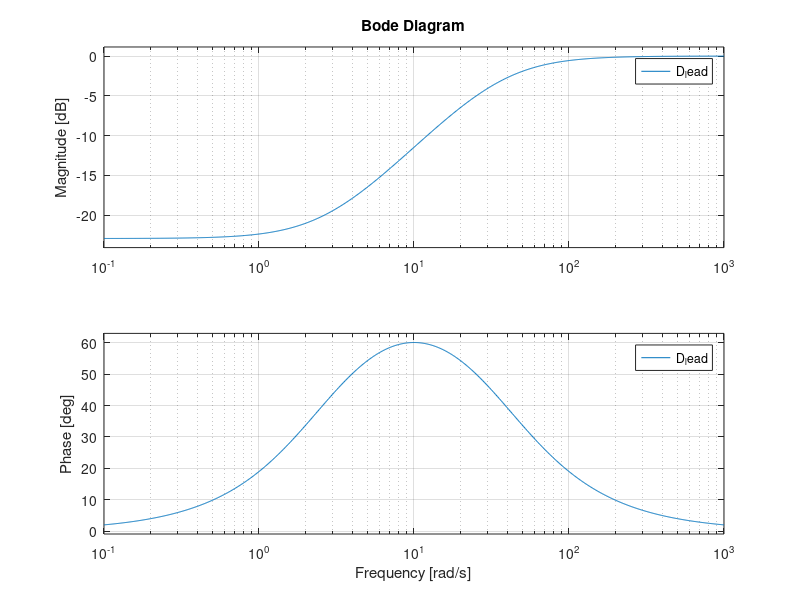

Here is the MATLAB script that generated this plot: (Note: this script raises an error after producing the figure.)

clc; clear all; 
%% Problem 1
D_lead= tf([1 2.673], [1 37.417]);
bode( D_lead); 
[mag, phase]=bode(D_lead,10); 
verfiy if the phase is at 5 degrees 
disp(phase); 
bode( D_lead)
grid on; 

%% Problem 2
%2a)
 D_lag= tf([1 0.8838],[1 0.008838]);
 [mag, phase]=bode(D_lag,10); 
 %verfiy if the phase is at 5 degrees 
 disp(phase); 
 figure(1)
 bode( D_lag)
 grid on; 

%2b)
D_double_lag = (tf([1 0.4851], [1  0.04851]))^2;
[mag, phase]=bode(D_double_lag,10); 
%verfiy if the phase is at 5 degrees 
disp(phase);

% Plot Bode Diagrams
 figure(2);
 bode(D_lag, 'b-', D_double_lag, 'r--');
 grid on;
 legend('D_{lag} ', 'D_{double-lag} ', 'Location', 'best');

%% Problem 3
% 3a)
 F1=RR_LPF_butterworth(4,299.5), close all, 
 figure(1);
 RR_bode(F1);
 grid on; 

%3b) 
 F2=RR_LPF_inv_chebyshev(4,0.001,986), close all, 
RR_bode(F2)
figure(3);

% Butterworth Plot 
g1.ls = 'b-';
RR_bode(F1, g1);
hold on;
% Inverse Chebyshev 
g2.ls = 'r--';
RR_bode(F2, g2);

%% Problem 4

% 4b)
%Inputted numerator and denominator from part 4a)
% Lead Compensator 
num_lead = [1, 2.673];den_lead = [1, 37.417];

%Double-Lag
num_lag = conv([1, 0.4851], [1, 0.4851]);
den_lag = conv([1, 0.04851], [1, 0.04851]);

% Inverse Chebyshev Filter 
num_inv_cheb = [0.001, 0, 7777.63, 0, 7.5613e9];
den_inv_cheb = [1e9, 763.5795, 2.9153e5, 6.5507e7, 7.5613e9];

%combined all for better computation 
ys = conv(conv(num_lead, num_lag), num_inv_cheb);
xs = conv(conv(den_lead, den_lag), den_inv_cheb);

h=0.01; omegac=10;    
Ds=RR_tf(ys, xs);[Dz]=RR_C2D_tustin(Ds, h, omegac);

disp('Corresponding Matlab solution:')
opt = c2dOptions('Method', 'tustin', 'PrewarpFrequency', omegac); 
c2d(tf(ys, xs), h, opt)
%% Problem 5

%5a) 
 G=tf([100], [ 1 0 -100]);
%for comparison
%figure(1);
%rlocus(G)

%D_simple (lead compensator) 
K=3.034; %gain
D_simple=tf([1 10], [1 20.34]);
L_simple= D_simple*G; 
figure(2);
rlocus(L_simple)


% 5b)
%used code from problem 4 and edited it 
% Lead Compensator 
num_lead = [1, 2.673];den_lead = [1, 37.417];

%Double-Lag
num_lag = conv([1, 0.4851], [1, 0.4851]);
den_lag = conv([1, 0.04851], [1, 0.04851]);

% Inverse Chebyshev Filter 
num_inv_cheb = [0.001, 0, 7777.63, 0, 7.5613e9];
den_inv_cheb = [1e9, 763.5795, 2.9153e5, 6.5507e7, 7.5613e9];

%combined all for better computation 
ys = conv(conv(num_lead, num_lag), num_inv_cheb);
xs = conv(conv(den_lead, den_lag), den_inv_cheb);
D=tf(ys, xs);
L=D*G;

%tuning overall gain
omegag=10;
mag_omega=abs(freqresp(L, omegag));
K_loop_shaping=1/mag_omega;

D_loop_shaping=K_loop_shaping*D;
L_loop_shaping=D_loop_shaping*G;

figure(3);
subplot(1,2,1); rlocus(L_simple); title('Root Locus: G(s) D_{simple}(s)');
subplot(1,2,2); rlocus(L_loop_shaping); title('Root Locus: G(s) D_{loop-shaping}(s)');

% Bode Plot Comparison
figure(4);
bode(L_simple, L_loop_shaping);
legend('G(s) D_{simple}(s)', 'G(s) D_{loop-shaping}(s)');
grid on;
title('Bode Plot Comparison');

% Closed-Loop Step Response Comparison
T_simple = feedback(L_simple, 1);
T_loop_shaping = feedback(L_loop_shaping, 1);

figure(5);
step(T_simple, T_loop_shaping);
legend('Simple Control', 'Loop-Shaping Control');
grid on;
title('Closed-Loop Step Response Comparison');
